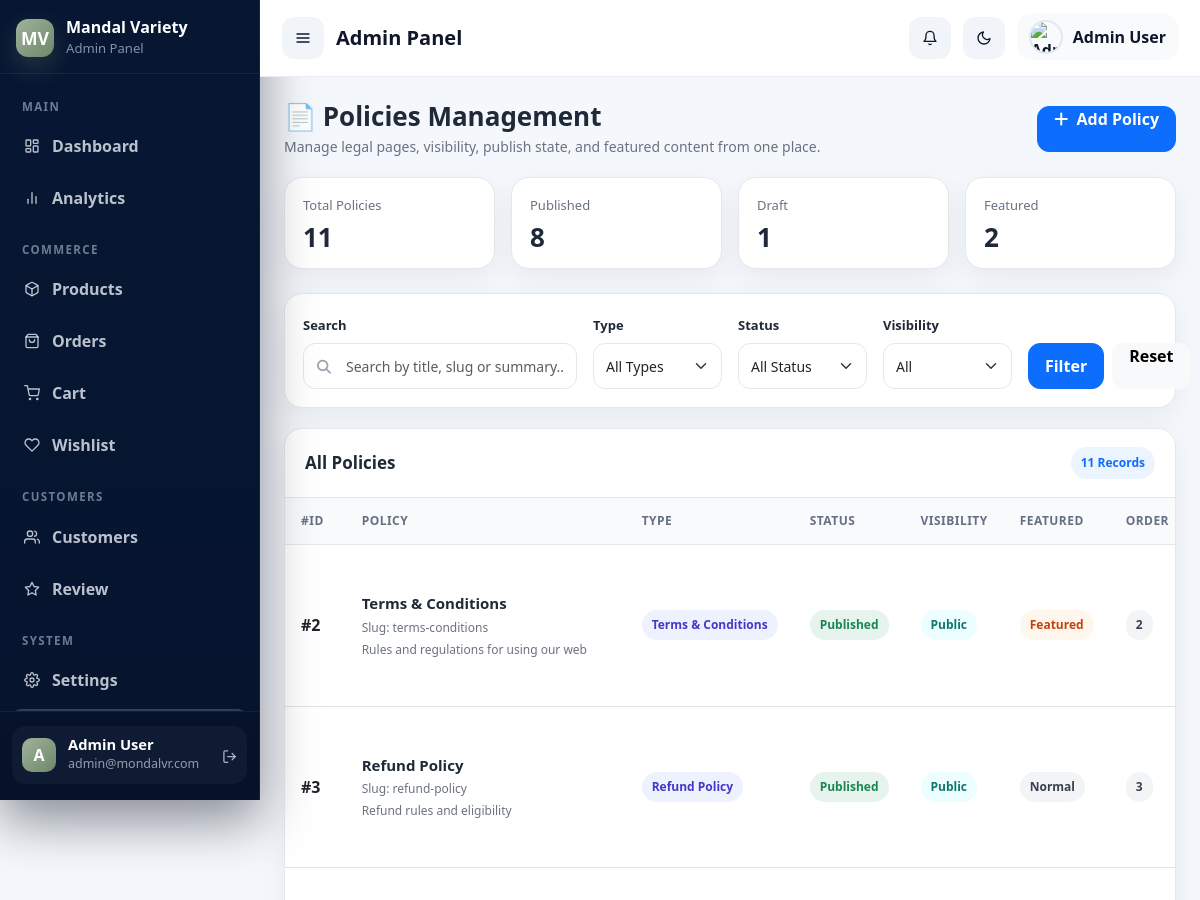
The app's page /admin/policies/list.php (signed in, upper part), older data.
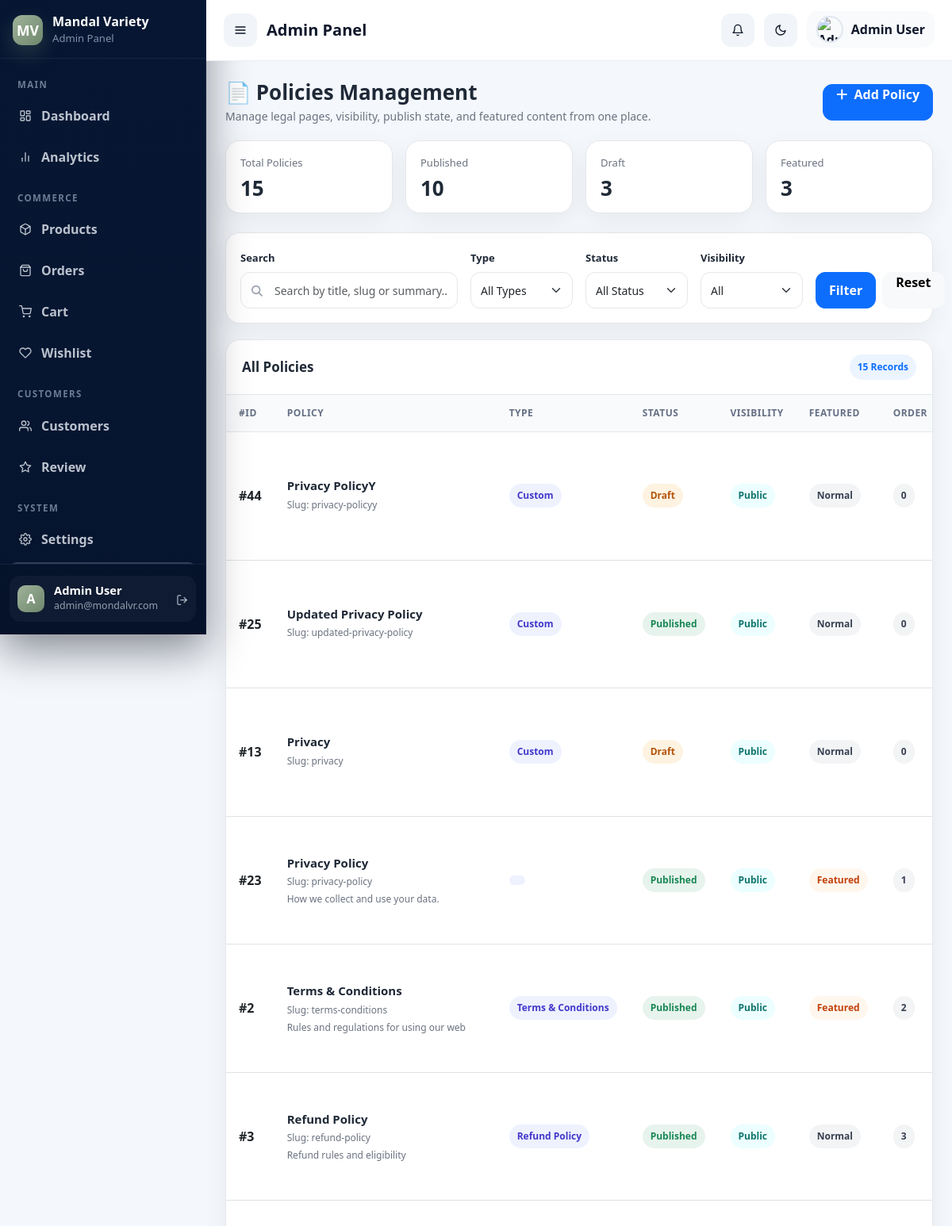
The same page, newer data.
### tables this page shows
CREATE TABLE `policies` (
  `id` int(11) NOT NULL,
  `title` varchar(255) NOT NULL,
  `slug` varchar(255) NOT NULL,
  `type` enum('privacy_policy','terms_conditions','refund_policy','shipping_policy','cancellation_policy','about_us','contact_us','faq','custom') DEFAULT 'custom',
  `short_description` text DEFAULT NULL,
  `content` longtext DEFAULT NULL,
  `status` enum('draft','published','archived') DEFAULT 'draft',
  `visibility` enum('public','private') DEFAULT 'public',
  `is_featured` tinyint(1) DEFAULT 0,
  `display_order` int(11) DEFAULT 0,
  `meta_title` varchar(255) DEFAULT NULL,
  `meta_keywords` text DEFAULT NULL,
  `meta_description` text DEFAULT NULL,
  `created_at` timestamp NOT NULL DEFAULT current_timestamp(),
  `updated_at` timestamp NOT NULL DEFAULT current_timestamp() ON UPDATE current_timestamp()
);

### admin/includes/config.php (called while the page is built, shortened)
<?php
if (!function_exists('e')) {
    function e($string) {
        return htmlspecialchars($string ?? '', ENT_QUOTES, 'UTF-8');
    }
}
?>

### admin/policies/list.php (the view, shortened to what the changed rows need)
<?php include '../includes/header.php'; ?>
<?php
$errors = [];
function policyTypeLabel($type) {
    $map = [
        'privacy_policy' => 'Privacy Policy',
        'terms_conditions' => 'Terms & Conditions',
        'refund_policy' => 'Refund Policy',
        'shipping_policy' => 'Shipping Policy',
        'cancellation_policy' => 'Cancellation Policy',
        'about_us' => 'About Us',
        'contact_us' => 'Contact Us',
        'faq' => 'FAQ',
        'custom' => 'Custom',
    ];
    return $map[$type] ?? ucfirst(str_replace('_', ' ', (string)$type));
}
function policyStatusBadge($status) {
    switch ($status) {
        case 'published':
            return '<span class="policy-badge badge-published">Published</span>';
        case 'archived':
            return '<span class="policy-badge badge-archived">Archived</span>';
        default:
            return '<span class="policy-badge badge-draft">Draft</span>';
    }
}
function policyVisibilityBadge($visibility) {
    return $visibility === 'private'
        ? '<span class="policy-badge badge-private">Private</span>'
        : '<span class="policy-badge badge-public">Public</span>';
}
$where = " WHERE 1 ";
$params = [];
$policies = [];
try {
    $sql = "
        SELECT
            id, title, slug, type, short_description, status, visibility,
            is_featured, display_order, created_at, updated_at
        FROM policies
        {$where}
        ORDER BY display_order ASC, id DESC
    ";
    $stmt = $conn->prepare($sql);
    $stmt->execute($params);
    $policies = $stmt->fetchAll(PDO::FETCH_ASSOC);
} catch (Exception $ex) {
    $errors[] = 'Could not load policies. Make sure the policies table exists.';
}
$summary = [
    'total' => 0,
    'published' => 0,
    'draft' => 0,
    'featured' => 0,
];
try {
    $summary['total'] = (int)$conn->query("SELECT COUNT(*) FROM policies")->fetchColumn();
    $summary['published'] = (int)$conn->query("SELECT COUNT(*) FROM policies WHERE status = 'published'")->fetchColumn();
    $summary['draft'] = (int)$conn->query("SELECT COUNT(*) FROM policies WHERE status = 'draft'")->fetchColumn();
    $summary['featured'] = (int)$conn->query("SELECT COUNT(*) FROM policies WHERE is_featured = 1")->fetchColumn();
} catch (Exception $ex) {}
?>
<div class="w-100">
    <div class="container-fluid policies-page">
        <div class="row g-3 mb-4">
            <div class="col-md-3">
                <div class="policy-stat-card">
                    <span class="policy-stat-label">Total Policies</span>
                    <h3 class="policy-stat-value"><?= (int)$summary['total'] ?></h3>
                </div>
            </div>
            <div class="col-md-3">
                <div class="policy-stat-card">
                    <span class="policy-stat-label">Published</span>
                    <h3 class="policy-stat-value"><?= (int)$summary['published'] ?></h3>
                </div>
            </div>
            <div class="col-md-3">
                <div class="policy-stat-card">
                    <span class="policy-stat-label">Draft</span>
                    <h3 class="policy-stat-value"><?= (int)$summary['draft'] ?></h3>
                </div>
            </div>
            <div class="col-md-3">
                <div class="policy-stat-card">
                    <span class="policy-stat-label">Featured</span>
                    <h3 class="policy-stat-value"><?= (int)$summary['featured'] ?></h3>
                </div>
            </div>
        </div>
        <div class="policies-card">
            <div class="policies-card-header">
                <h5 class="policies-card-title">All Policies</h5>
                <span class="policies-count-badge"><?= count($policies) ?> Records</span>
            </div>
            <div class="table-responsive">
                <table class="table policies-table align-middle">
                    <thead>
                        <tr>
                            <th>#ID</th>
                            <th>Policy</th>
                            <th>Type</th>
                            <th>Status</th>
                            <th>Visibility</th>
                            <th>Featured</th>
                            <th>Order</th>
                        </tr>
                    </thead>
                    <tbody>
                        <?php if (!empty($policies)): ?>
                            <?php foreach ($policies as $policy): ?>
                                <?php
                                    $isFeatured = ((int)$policy['is_featured'] === 1);
                                ?>
                                <tr>
                                    <td><strong>#<?= (int)$policy['id'] ?></strong></td>
                                    <td class="policy-title-cell">
                                        <div class="policy-main-title"><?= e($policy['title'] ?: 'Untitled Policy') ?></div>
                                        <p class="policy-meta mb-1">Slug: <?= e($policy['slug'] ?: 'n/a') ?></p>
                                        <p class="policy-meta mb-0"><?= e(mb_strimwidth((string)($policy['short_description'] ?? ''), 0, 90, '...')) ?></p>
                                    </td>
                                    <td>
                                        <span class="policy-badge badge-type"><?= e(policyTypeLabel($policy['type'])) ?></span>
                                    </td>
                                    <td><?= policyStatusBadge($policy['status']) ?></td>
                                    <td><?= policyVisibilityBadge($policy['visibility']) ?></td>
                                    <td>
                                        <?php if ($isFeatured): ?>
                                            <span class="policy-badge badge-featured">Featured</span>
                                        <?php else: ?>
                                            <span class="policy-badge badge-order">Normal</span>
                                        <?php endif; ?>
                                    </td>
                                    <td>
                                        <span class="policy-badge badge-order"><?= (int)$policy['display_order'] ?></span>
                                    </td>
                                </tr>
                            <?php endforeach; ?>
                        <?php endif; ?>
                    </tbody>
                </table>
            </div>
        </div>
    </div>
</div>
<?php include '../includes/footer.php'; ?>

Row changes from the older to the newer data that the page shows:
added policies: id "44", title "Privacy PolicyY", slug "privacy-policyy", type "Custom", status "Draft", visibility "Public", is_featured "Normal", display_order "0"
added policies: id "25", title "Updated Privacy Policy", slug "updated-privacy-policy", type "Custom", status "Published", visibility "Public", is_featured "Normal", display_order "0"
added policies: id "13", title "Privacy", slug "privacy", type "Custom", status "Draft", visibility "Public", is_featured "Normal", display_order "0"
added policies: id "23", title "Privacy Policy", slug "privacy-policy", short_description "How we collect and use your data.", status "Published", visibility "Public", is_featured "Featured", display_order "1"
Text that changed along with them:
$summary['total']: "11" → "15"
$summary['published']: "8" → "10"
$summary['draft']: "1" → "3"
$summary['featured']: "2" → "3"
count($policies): "11" → "15"
